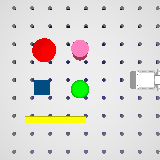
#> input picture outputs/robodk_snapshot.png, 160 x 160 px
$ python task-b2.py
#> lines starting #> are read from the running program, lines starting #| are printed output that depends on the picture
import cv2
import numpy as np
from datetime import date

INPUT_FILE = "outputs/robodk_snapshot.png"
OUTPUT_FILE = "outputs/robodk_annotated.png"

NAME = "Lahiru Hewawasam"
CURRENT_DATE = "10/12/2025"

# Annotation details

# Object 1: A Blue Box
OBJ1_LABEL = "Box"
# (Top-Left X, Top-Left Y, Bottom-Right X, Bottom-Right Y)
OBJ1_RECT_COORDS = (182, 240, 230, 285)
OBJ1_COLOR = (0, 0, 255)  # BGR Red
OBJ1_TEXT_COORDS = (180, 225)  # Text below the object

# Object 2: A Red Cone
OBJ2_LABEL = "Cone"
# (Center X, Center Y, Radius)
OBJ2_CIRCLE_COORDS = (212, 150, 35)
OBJ2_COLOR = (255, 0, 0)  # BGR Blue
OBJ2_TEXT_COORDS = (190, 100)  # Text above the object

# 1. Load the image
img = cv2.imread(INPUT_FILE)
#> img is the input picture: shape (160, 160, 3); mean B, G, R 214, 218.5, 221
if img is None:  # Check if image loaded successfully
    print(f"Error: Could not read file {INPUT_FILE}")

title_text = f"Annotated by {NAME}"
date_text = f"Date: {CURRENT_DATE}"
cv2.putText(
    img,
    title_text,
    (10, 10),                        # Starting position (X, Y)
    cv2.FONT_HERSHEY_SIMPLEX,      # Font type
    0.5,                           # Font scale
    (0, 0, 0),                     # Color: Black (BGR)
    1,                             # Thickness
    cv2.LINE_AA                    # Line type for smoothness
)
cv2.putText(
    img,
    date_text,
    (10, 30),                       # Starting position (X, Y)
    cv2.FONT_HERSHEY_SIMPLEX,      # Font type
    0.4,                           # Font scale
    (0, 0, 0),                     # Color: Black (BGR)
    1,                             # Thickness
    cv2.LINE_AA                    # Line type for smoothness
)
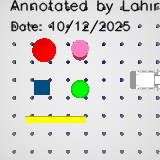
#> img: shape (160, 160, 3); mean B, G, R 207.7, 212.3, 214.8

# --- Object 1 Annotation (Rectangle) ---
x1, y1, x2, y2 = OBJ1_RECT_COORDS
cv2.rectangle(img, (x1, y1), (x2, y2), OBJ1_COLOR, 2)
cv2.putText(
    img,
    OBJ1_LABEL,
    OBJ1_TEXT_COORDS,
    cv2.FONT_HERSHEY_SIMPLEX,
    0.5,
    (0, 0, 0),
    1,
    cv2.LINE_AA
)

# --- Object 2 Annotation (Cone) ---
center_x, center_y, radius = OBJ2_CIRCLE_COORDS
cv2.circle(img, (center_x, center_y), radius, OBJ2_COLOR, 2)
cv2.putText(
    img,
    OBJ2_LABEL,
    OBJ2_TEXT_COORDS,
    cv2.FONT_HERSHEY_SIMPLEX,
    0.5,
    (0, 0, 0),
    1,
    cv2.LINE_AA
)

# Save the annotated image
cv2.imwrite(OUTPUT_FILE, img)
print(f"Successfully saved annotated image to {OUTPUT_FILE}")
